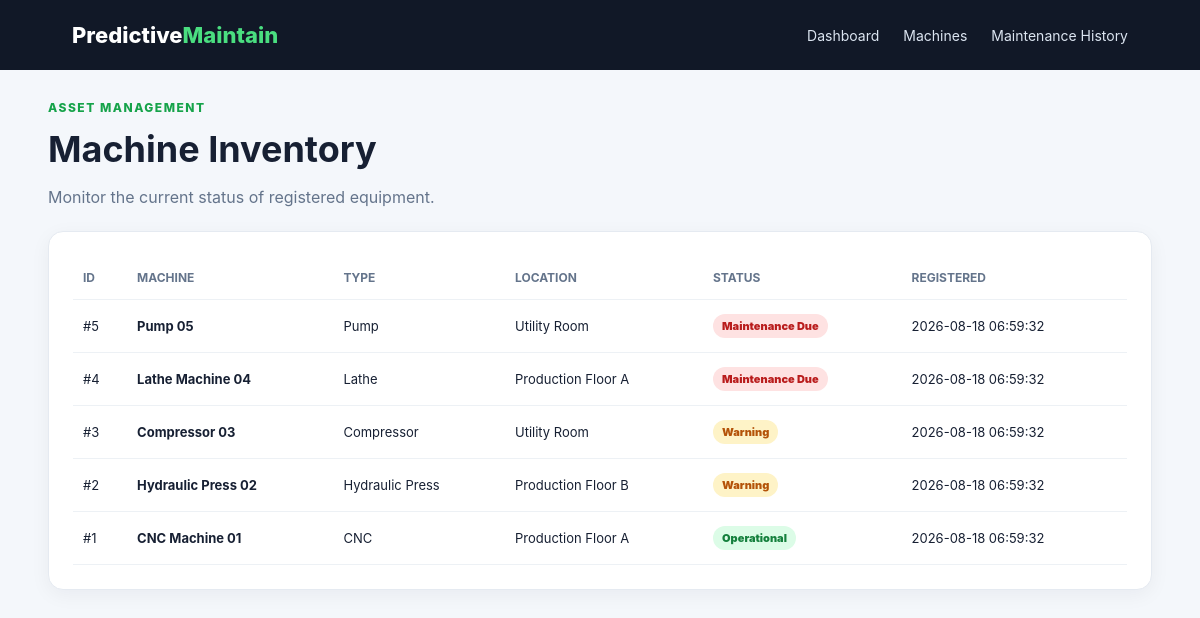
/machines, run on the app's committed database.
### tables this page shows
CREATE TABLE machines (
    id INTEGER PRIMARY KEY AUTOINCREMENT,
    name TEXT NOT NULL,
    machine_type TEXT NOT NULL,
    location TEXT NOT NULL,
    status TEXT NOT NULL DEFAULT 'Operational',
    created_at TEXT NOT NULL
);

### app.py (the view)
@app.route("/machines")
def machines():
    conn = get_db()
    rows = conn.execute("SELECT * FROM machines ORDER BY id DESC").fetchall()
    conn.close()
    return render_template("machines.html", machines=rows)

### app.py (called while the page is built)
def get_db():
    conn = sqlite3.connect(DB_PATH)
    conn.row_factory = sqlite3.Row
    return conn

### templates/machines.html (shortened to what this page needs)
{% extends "base.html" %}
{% block content %}
<section class="page-heading">
    <p class="eyebrow">ASSET MANAGEMENT</p>
    <h1>Machine Inventory</h1>
    <p>Monitor the current status of registered equipment.</p>
</section>
<section class="panel">
    <div class="table-wrap">
        <table>
            <thead>
                <tr>
                    <th>ID</th>
                    <th>Machine</th>
                    <th>Type</th>
                    <th>Location</th>
                    <th>Status</th>
                    <th>Registered</th>
                </tr>
            </thead>
            <tbody>
            {% for machine in machines %}
                <tr>
                    <td>#{{ machine.id }}</td>
                    <td><strong>{{ machine.name }}</strong></td>
                    <td>{{ machine.machine_type }}</td>
                    <td>{{ machine.location }}</td>
                    <td><span class="status {{ machine.status|lower|replace(' ', '-') }}">{{ machine.status }}</span></td>
                    <td>{{ machine.created_at }}</td>
                </tr>
            {% endfor %}
            </tbody>
        </table>
    </div>
</section>
{% endblock %}

### static/css/style.css (style rules this page uses)
* { box-sizing: border-box; }
body { margin: 0; font-family: Inter, Arial, sans-serif; background: #f4f7fb; color: #172033; }
.eyebrow { color: #16a34a; font-size: 12px; font-weight: 800; letter-spacing: 1.5px; }
.stat-card, .panel { background: white; border: 1px solid #e5eaf1; border-radius: 15px; box-shadow: 0 5px 20px rgba(15, 23, 42, .05); }
.panel { padding: 24px; margin-bottom: 24px; }
.table-wrap { overflow-x: auto; }
table { width: 100%; border-collapse: collapse; font-size: 13px; }
th, td { padding: 14px 10px; border-bottom: 1px solid #edf1f5; text-align: left; white-space: nowrap; }
th { color: #64748b; font-size: 12px; text-transform: uppercase; }
.risk, .status { display: inline-block; padding: 5px 9px; border-radius: 999px; font-size: 11px; font-weight: 900; }
.risk.high, .status.maintenance-due { background: #fee2e2; color: #b91c1c; }
.risk.medium, .status.warning { background: #fef3c7; color: #b45309; }
.risk.low, .status.operational { background: #dcfce7; color: #15803d; }
.page-heading { margin-bottom: 24px; }
.page-heading h1 { margin: 5px 0; font-size: 36px; }
.page-heading p:last-child { color: #64748b; }

### data on the page
machines: id "5", name "Pump 05", machine_type "Pump", location "Utility Room", status "Maintenance Due", created_at "2026-08-18 06:59:32"
machines: id "4", name "Lathe Machine 04", machine_type "Lathe", location "Production Floor A", status "Maintenance Due", created_at "2026-08-18 06:59:32"
machines: id "3", name "Compressor 03", machine_type "Compressor", location "Utility Room", status "Warning", created_at "2026-08-18 06:59:32"
machines: id "2", name "Hydraulic Press 02", machine_type "Hydraulic Press", location "Production Floor B", status "Warning", created_at "2026-08-18 06:59:32"
machines: id "1", name "CNC Machine 01", machine_type "CNC", location "Production Floor A", status "Operational", created_at "2026-08-18 06:59:32"
